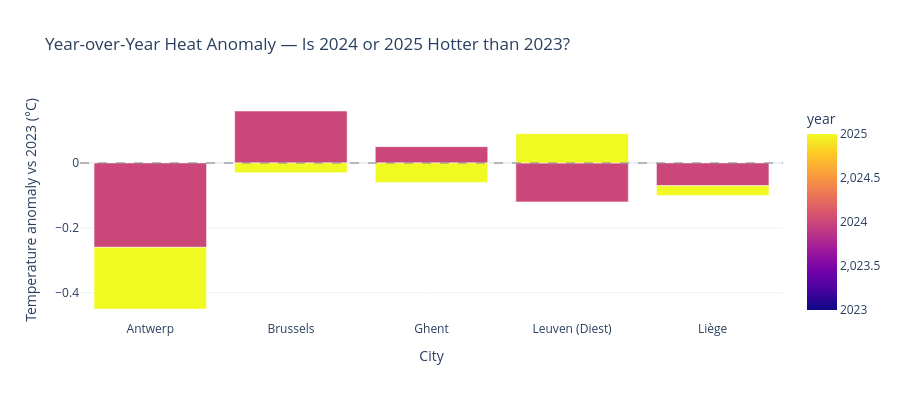

Notebook code cell kept with this figure:
### Code cell
# ── Visual 4: Annual heat anomaly — year-over-year spike detection ─────────────
# Compute each year's summer mean vs 2023 baseline
rmi_q3_copy = rmi_q3.copy()
rmi_q3_copy['year'] = rmi_q3_copy['date'].dt.year
baseline = rmi_q3_copy[rmi_q3_copy['year'] == 2023].groupby('city')['value'].mean()

yearly_mean = rmi_q3_copy.groupby(['year','city'])['value'].mean().reset_index()
yearly_mean = yearly_mean.merge(baseline.rename('baseline'), on='city')
yearly_mean['anomaly_vs_2023'] = (yearly_mean['value'] - yearly_mean['baseline']).round(2)

fig_spike = px.bar(
    yearly_mean, x='city', y='anomaly_vs_2023', color='year',
    barmode='group',
    labels={'anomaly_vs_2023': 'Temperature anomaly vs 2023 (°C)', 'city': 'City'},
    title='Year-over-Year Heat Anomaly — Is 2024 or 2025 Hotter than 2023?',
    color_discrete_sequence=['#4C72B0','#DD8452','#55A868'],
    template='plotly_white', height=400
)
fig_spike.add_hline(y=0, line_dash='dash', line_color='gray', opacity=0.5)
fig_spike.show()

### Figure 1 — Plotly figure (JSON) as saved in the notebook; plotly's stock layout.template omitted (floating-point values rounded to 4 significant figures)
{"data": [{"alignmentgroup": "True", "hovertemplate": "City=%{x}<br>Temperature anomaly vs 2023 (°C)=%{y}<br>year=%{marker.color}<extra></extra>", "legendgroup": "", "marker": {"color": [2023, 2023, 2023, 2023, 2023, 2024, 2024, 2024, 2024, 2024, 2025, 2025, 2025, 2025, 2025], "coloraxis": "coloraxis", "pattern": {"shape": ""}}, "name": "", "offsetgroup": "", "orientation": "v", "showlegend": false, "textposition": "auto", "type": "bar", "x": ["Antwerp", "Brussels", "Ghent", "Leuven (Diest)", "Liège", "Antwerp", "Brussels", "Ghent", "Leuven (Diest)", "Liège", "Antwerp", "Brussels", "Ghent", "Leuven (Diest)", "Liège"], "xaxis": "x", "y": [0.0, 0.0, 0.0, 0.0, 0.0, -0.26, 0.16, 0.05, -0.12, -0.07, -0.19, -0.03, -0.06, 0.09, -0.03], "yaxis": "y"}], "layout": {"barmode": "group", "coloraxis": {"colorbar": {"title": {"text": "year"}}, "colorscale": [[0, "#0d0887"], [0.1111, "#46039f"], [0.2222, "#7201a8"], [0.3333, "#9c179e"], [0.4444, "#bd3786"], [0.5556, "#d8576b"], [0.6667, "#ed7953"], [0.7778, "#fb9f3a"], [0.8889, "#fdca26"], [1, "#f0f921"]]}, "height": 400, "legend": {"tracegroupgap": 0}, "shapes": [{"line": {"color": "gray", "dash": "dash"}, "opacity": 0.5, "type": "line", "x0": 0, "x1": 1, "xref": "x domain", "y0": 0, "y1": 0, "yref": "y"}], "title": {"text": "Year-over-Year Heat Anomaly — Is 2024 or 2025 Hotter than 2023?"}, "xaxis": {"anchor": "y", "domain": [0, 1], "title": {"text": "City"}}, "yaxis": {"anchor": "x", "domain": [0, 1], "title": {"text": "Temperature anomaly vs 2023 (°C)"}}}}
